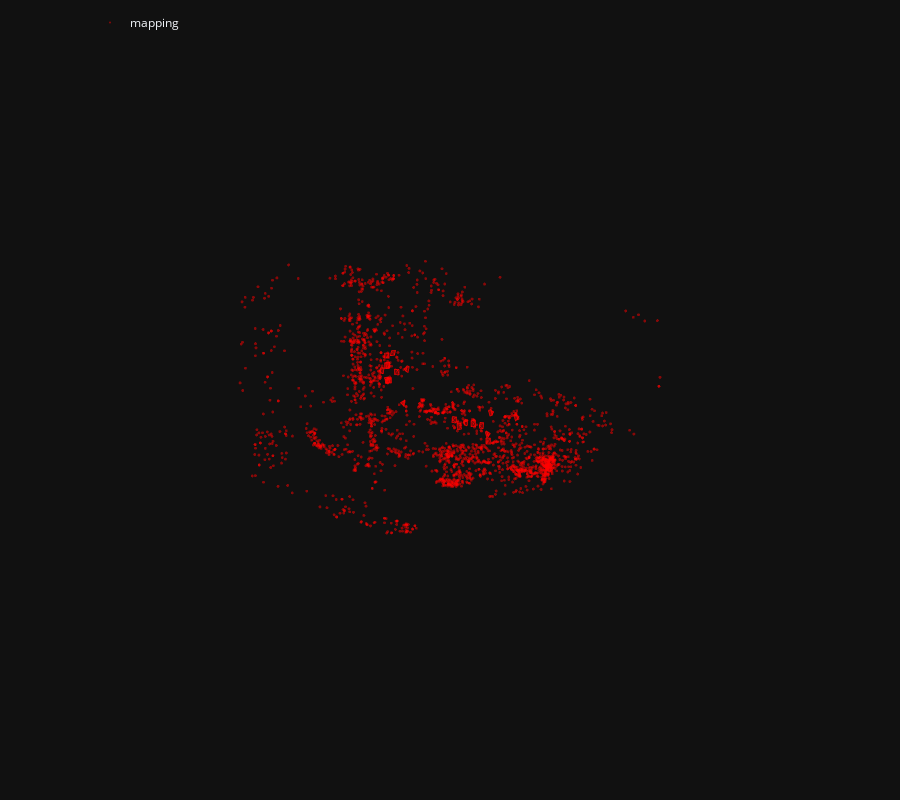

Here is the notebook cell this chart was saved with:
### Code cell
fig = viz_3d.init_figure()
viz_3d.plot_reconstruction(fig, reference_sfm, color='rgba(255,0,0,0.5)', name="mapping")
fig.show()

### Figure 1 — Plotly figure (JSON) as saved in the notebook; plotly's stock layout.template omitted (floating-point values rounded to 4 significant figures; data arrays with more than 128 entries replaced by an {"elided": "..."} marker saying what was removed)
{"data": [{"legendgroup": "mapping", "marker": {"color": "rgba(255,0,0,0.5)", "line": {"width": 0}, "size": 1}, "mode": "markers", "name": "mapping", "type": "scatter3d", "x": {"elided": "2068 float values"}, "y": {"elided": "2068 float values"}, "z": {"elided": "2068 float values"}}, {"legendgroup": "mapping", "line": {"color": "rgba(255,0,0,0.5)"}, "marker": {"size": 0.0001}, "name": "31", "showlegend": false, "type": "scatter3d", "x": [1.956, 2.102, 2.103, 1.956, 1.956], "y": [1.099, 1.098, 1.293, 1.293, 1.099], "z": [-6.514, -6.516, -6.531, -6.529, -6.514]}, {"color": "rgba(255,0,0,0.5)", "i": [0, 0, 0, 0], "j": [1, 2, 3, 4], "k": [2, 3, 4, 1], "legendgroup": "mapping", "name": "31", "showlegend": false, "type": "mesh3d", "x": [2.028, 1.956, 2.102, 2.103, 1.956, 1.956], "y": [1.185, 1.099, 1.098, 1.293, 1.293, 1.099], "z": [-6.658, -6.514, -6.516, -6.531, -6.529, -6.514]}, {"legendgroup": "mapping", "line": {"color": "rgba(255,0,0,0.5)", "width": 1}, "mode": "lines", "name": "31", "showlegend": false, "type": "scatter3d", "x": [2.028, 1.956, 2.102, 2.028, 2.102, 2.103, 2.028, 2.103, 1.956, 2.028, 1.956, 1.956], "y": [1.185, 1.099, 1.098, 1.185, 1.098, 1.293, 1.185, 1.293, 1.293, 1.185, 1.293, 1.099], "z": [-6.658, -6.514, -6.516, -6.658, -6.516, -6.531, -6.658, -6.531, -6.529, -6.658, -6.529, -6.514]}, {"legendgroup": "mapping", "line": {"color": "rgba(255,0,0,0.5)"}, "marker": {"size": 0.0001}, "name": "29", "showlegend": false, "type": "scatter3d", "x": [2.035, 2.111, 2.161, 2.086, 2.035], "y": [0.2904, 0.2727, 0.4613, 0.479, 0.2904], "z": [-4.652, -4.527, -4.531, -4.655, -4.652]}, {"color": "rgba(255,0,0,0.5)", "i": [0, 0, 0, 0], "j": [1, 2, 3, 4], "k": [2, 3, 4, 1], "legendgroup": "mapping", "name": "29", "showlegend": false, "type": "mesh3d", "x": [2.209, 2.035, 2.111, 2.161, 2.086, 2.035], "y": [0.3446, 0.2904, 0.2727, 0.4613, 0.479, 0.2904], "z": [-4.663, -4.652, -4.527, -4.531, -4.655, -4.652]}, {"legendgroup": "mapping", "line": {"color": "rgba(255,0,0,0.5)", "width": 1}, "mode": "lines", "name": "29", "showlegend": false, "type": "scatter3d", "x": [2.209, 2.035, 2.111, 2.209, 2.111, 2.161, 2.209, 2.161, 2.086, 2.209, 2.086, 2.035], "y": [0.3446, 0.2904, 0.2727, 0.3446, 0.2727, 0.4613, 0.3446, 0.4613, 0.479, 0.3446, 0.479, 0.2904], "z": [-4.663, -4.652, -4.527, -4.663, -4.527, -4.531, -4.663, -4.531, -4.655, -4.663, -4.655, -4.652]}, {"legendgroup": "mapping", "line": {"color": "rgba(255,0,0,0.5)"}, "marker": {"size": 0.0001}, "name": "28", "showlegend": false, "type": "scatter3d", "x": [1.934, 1.981, 2.034, 1.987, 1.934], "y": [0.9879, 0.9626, 1.15, 1.175, 0.9879], "z": [-4.752, -4.616, -4.6, -4.736, -4.752]}, {"color": "rgba(255,0,0,0.5)", "i": [0, 0, 0, 0], "j": [1, 2, 3, 4], "k": [2, 3, 4, 1], "legendgroup": "mapping", "name": "28", "showlegend": false, "type": "mesh3d", "x": [2.107, 1.934, 1.981, 2.034, 1.987, 1.934], "y": [1.038, 0.9879, 0.9626, 1.15, 1.175, 0.9879], "z": [-4.724, -4.752, -4.616, -4.6, -4.736, -4.752]}, {"legendgroup": "mapping", "line": {"color": "rgba(255,0,0,0.5)", "width": 1}, "mode": "lines", "name": "28", "showlegend": false, "type": "scatter3d", "x": [2.107, 1.934, 1.981, 2.107, 1.981, 2.034, 2.107, 2.034, 1.987, 2.107, 1.987, 1.934], "y": [1.038, 0.9879, 0.9626, 1.038, 0.9626, 1.15, 1.038, 1.15, 1.175, 1.038, 1.175, 0.9879], "z": [-4.724, -4.752, -4.616, -4.724, -4.616, -4.6, -4.724, -4.6, -4.736, -4.724, -4.736, -4.752]}, {"legendgroup": "mapping", "line": {"color": "rgba(255,0,0,0.5)"}, "marker": {"size": 0.0001}, "name": "27", "showlegend": false, "type": "scatter3d", "x": [1.771, 1.886, 1.866, 1.751, 1.771], "y": [0.7179, 0.7329, 0.927, 0.9121, 0.7179], "z": [-3.838, -3.928, -3.921, -3.831, -3.838]}, {"color": "rgba(255,0,0,0.5)", "i": [0, 0, 0, 0], "j": [1, 2, 3, 4], "k": [2, 3, 4, 1], "legendgroup": "mapping", "name": "27", "showlegend": false, "type": "mesh3d", "x": [1.736, 1.771, 1.886, 1.866, 1.751, 1.771], "y": [0.8176, 0.7179, 0.7329, 0.927, 0.9121, 0.7179], "z": [-3.986, -3.838, -3.928, -3.921, -3.831, -3.838]}, {"legendgroup": "mapping", "line": {"color": "rgba(255,0,0,0.5)", "width": 1}, "mode": "lines", "name": "27", "showlegend": false, "type": "scatter3d", "x": [1.736, 1.771, 1.886, 1.736, 1.886, 1.866, 1.736, 1.866, 1.751, 1.736, 1.751, 1.771], "y": [0.8176, 0.7179, 0.7329, 0.8176, 0.7329, 0.927, 0.8176, 0.927, 0.9121, 0.8176, 0.9121, 0.7179], "z": [-3.986, -3.838, -3.928, -3.986, -3.928, -3.921, -3.986, -3.921, -3.831, -3.986, -3.831, -3.838]}, {"legendgroup": "mapping", "line": {"color": "rgba(255,0,0,0.5)"}, "marker": {"size": 0.0001}, "name": "26", "showlegend": false, "type": "scatter3d", "x": [1.48, 1.626, 1.626, 1.48, 1.48], "y": [0.6755, 0.6756, 0.8709, 0.8708, 0.6755], "z": [-3.682, -3.683, -3.684, -3.683, -3.682]}, {"color": "rgba(255,0,0,0.5)", "i": [0, 0, 0, 0], "j": [1, 2, 3, 4], "k": [2, 3, 4, 1], "legendgroup": "mapping", "name": "26", "showlegend": false, "type": "mesh3d", "x": [1.552, 1.48, 1.626, 1.626, 1.48, 1.48], "y": [0.7725, 0.6755, 0.6756, 0.8709, 0.8708, 0.6755], "z": [-3.819, -3.682, -3.683, -3.684, -3.683, -3.682]}, {"legendgroup": "mapping", "line": {"color": "rgba(255,0,0,0.5)", "width": 1}, "mode": "lines", "name": "26", "showlegend": false, "type": "scatter3d", "x": [1.552, 1.48, 1.626, 1.552, 1.626, 1.626, 1.552, 1.626, 1.48, 1.552, 1.48, 1.48], "y": [0.7725, 0.6755, 0.6756, 0.7725, 0.6756, 0.8709, 0.7725, 0.8709, 0.8708, 0.7725, 0.8708, 0.6755], "z": [-3.819, -3.682, -3.683, -3.819, -3.683, -3.684, -3.819, -3.684, -3.683, -3.819, -3.683, -3.682]}, {"legendgroup": "mapping", "line": {"color": "rgba(255,0,0,0.5)"}, "marker": {"size": 0.0001}, "name": "25", "showlegend": false, "type": "scatter3d", "x": [1.019, 1.14, 1.167, 1.046, 1.019], "y": [0.7591, 0.7413, 0.9348, 0.9526, 0.7591], "z": [-4.047, -3.966, -3.964, -4.044, -4.047]}, {"color": "rgba(255,0,0,0.5)", "i": [0, 0, 0, 0], "j": [1, 2, 3, 4], "k": [2, 3, 4, 1], "legendgroup": "mapping", "name": "25", "showlegend": false, "type": "mesh3d", "x": [1.167, 1.019, 1.14, 1.167, 1.046, 1.019], "y": [0.8384, 0.7591, 0.7413, 0.9348, 0.9526, 0.7591], "z": [-4.119, -4.047, -3.966, -3.964, -4.044, -4.047]}, {"legendgroup": "mapping", "line": {"color": "rgba(255,0,0,0.5)", "width": 1}, "mode": "lines", "name": "25", "showlegend": false, "type": "scatter3d", "x": [1.167, 1.019, 1.14, 1.167, 1.14, 1.167, 1.167, 1.167, 1.046, 1.167, 1.046, 1.019], "y": [0.8384, 0.7591, 0.7413, 0.8384, 0.7413, 0.9348, 0.8384, 0.9348, 0.9526, 0.8384, 0.9526, 0.7591], "z": [-4.119, -4.047, -3.966, -4.119, -3.966, -3.964, -4.119, -3.964, -4.044, -4.119, -4.044, -4.047]}, {"legendgroup": "mapping", "line": {"color": "rgba(255,0,0,0.5)"}, "marker": {"size": 0.0001}, "name": "30", "showlegend": false, "type": "scatter3d", "x": [2.854, 2.931, 2.989, 2.913, 2.854], "y": [0.5185, 0.483, 0.6685, 0.704, 0.5185], "z": [-3.264, -3.144, -3.127, -3.246, -3.264]}, {"color": "rgba(255,0,0,0.5)", "i": [0, 0, 0, 0], "j": [1, 2, 3, 4], "k": [2, 3, 4, 1], "legendgroup": "mapping", "name": "30", "showlegend": false, "type": "mesh3d", "x": [3.03, 2.854, 2.931, 2.989, 2.913, 2.854], "y": [0.5667, 0.5185, 0.483, 0.6685, 0.704, 0.5185], "z": [-3.273, -3.264, -3.144, -3.127, -3.246, -3.264]}, {"legendgroup": "mapping", "line": {"color": "rgba(255,0,0,0.5)", "width": 1}, "mode": "lines", "name": "30", "showlegend": false, "type": "scatter3d", "x": [3.03, 2.854, 2.931, 3.03, 2.931, 2.989, 3.03, 2.989, 2.913, 3.03, 2.913, 2.854], "y": [0.5667, 0.5185, 0.483, 0.5667, 0.483, 0.6685, 0.5667, 0.6685, 0.704, 0.5667, 0.704, 0.5185], "z": [-3.273, -3.264, -3.144, -3.273, -3.144, -3.127, -3.273, -3.127, -3.246, -3.273, -3.246, -3.264]}, {"legendgroup": "mapping", "line": {"color": "rgba(255,0,0,0.5)"}, "marker": {"size": 0.0001}, "name": "1", "showlegend": false, "type": "scatter3d", "x": [-1.431, -1.337, -1.361, -1.456, -1.431], "y": [-0.6518, -0.6298, -0.4368, -0.4588, -0.6518], "z": [4.469, 4.359, 4.376, 4.486, 4.469]}, {"color": "rgba(255,0,0,0.5)", "i": [0, 0, 0, 0], "j": [1, 2, 3, 4], "k": [2, 3, 4, 1], "legendgroup": "mapping", "name": "1", "showlegend": false, "type": "mesh3d", "x": [-1.499, -1.431, -1.337, -1.361, -1.456, -1.431], "y": [-0.5493, -0.6518, -0.6298, -0.4368, -0.4588, -0.6518], "z": [4.333, 4.469, 4.359, 4.376, 4.486, 4.469]}, {"legendgroup": "mapping", "line": {"color": "rgba(255,0,0,0.5)", "width": 1}, "mode": "lines", "name": "1", "showlegend": false, "type": "scatter3d", "x": [-1.499, -1.431, -1.337, -1.499, -1.337, -1.361, -1.499, -1.361, -1.456, -1.499, -1.456, -1.431], "y": [-0.5493, -0.6518, -0.6298, -0.5493, -0.6298, -0.4368, -0.5493, -0.4368, -0.4588, -0.5493, -0.4588, -0.6518], "z": [4.333, 4.469, 4.359, 4.333, 4.359, 4.376, 4.333, 4.376, 4.486, 4.333, 4.486, 4.469]}, {"legendgroup": "mapping", "line": {"color": "rgba(255,0,0,0.5)"}, "marker": {"size": 0.0001}, "name": "3", "showlegend": false, "type": "scatter3d", "x": [-1.209, -1.114, -1.202, -1.297, -1.209], "y": [-0.2897, -0.2678, -0.09844, -0.1204, -0.2897], "z": [4.666, 4.557, 4.515, 4.624, 4.666]}, {"color": "rgba(255,0,0,0.5)", "i": [0, 0, 0, 0], "j": [1, 2, 3, 4], "k": [2, 3, 4, 1], "legendgroup": "mapping", "name": "3", "showlegend": false, "type": "mesh3d", "x": [-1.289, -1.209, -1.114, -1.202, -1.297, -1.209], "y": [-0.2586, -0.2897, -0.2678, -0.09844, -0.1204, -0.2897], "z": [4.505, 4.666, 4.557, 4.515, 4.624, 4.666]}, {"legendgroup": "mapping", "line": {"color": "rgba(255,0,0,0.5)", "width": 1}, "mode": "lines", "name": "3", "showlegend": false, "type": "scatter3d", "x": [-1.289, -1.209, -1.114, -1.289, -1.114, -1.202, -1.289, -1.202, -1.297, -1.289, -1.297, -1.209], "y": [-0.2586, -0.2897, -0.2678, -0.2586, -0.2678, -0.09844, -0.2586, -0.09844, -0.1204, -0.2586, -0.1204, -0.2897], "z": [4.505, 4.666, 4.557, 4.505, 4.557, 4.515, 4.505, 4.515, 4.624, 4.505, 4.624, 4.666]}, {"legendgroup": "mapping", "line": {"color": "rgba(255,0,0,0.5)"}, "marker": {"size": 0.0001}, "name": "4", "showlegend": false, "type": "scatter3d", "x": [-1.312, -1.167, -1.168, -1.314, -1.312], "y": [-0.8041, -0.8016, -0.607, -0.6096, -0.8041], "z": [4.349, 4.335, 4.351, 4.366, 4.349]}, {"color": "rgba(255,0,0,0.5)", "i": [0, 0, 0, 0], "j": [1, 2, 3, 4], "k": [2, 3, 4, 1], "legendgroup": "mapping", "name": "4", "showlegend": false, "type": "mesh3d", "x": [-1.254, -1.312, -1.167, -1.168, -1.314, -1.312], "y": [-0.6941, -0.8041, -0.8016, -0.607, -0.6096, -0.8041], "z": [4.216, 4.349, 4.335, 4.351, 4.366, 4.349]}, {"legendgroup": "mapping", "line": {"color": "rgba(255,0,0,0.5)", "width": 1}, "mode": "lines", "name": "4", "showlegend": false, "type": "scatter3d", "x": [-1.254, -1.312, -1.167, -1.254, -1.167, -1.168, -1.254, -1.168, -1.314, -1.254, -1.314, -1.312], "y": [-0.6941, -0.8041, -0.8016, -0.6941, -0.8016, -0.607, -0.6941, -0.607, -0.6096, -0.6941, -0.6096, -0.8041], "z": [4.216, 4.349, 4.335, 4.216, 4.335, 4.351, 4.216, 4.351, 4.366, 4.216, 4.366, 4.349]}, {"legendgroup": "mapping", "line": {"color": "rgba(255,0,0,0.5)"}, "marker": {"size": 0.0001}, "name": "5", "showlegend": false, "type": "scatter3d", "x": [-1.318, -1.172, -1.169, -1.315, -1.318], "y": [-1.127, -1.124, -0.9528, -0.9557, -1.127], "z": [4.038, 4.028, 4.122, 4.132, 4.038]}, {"color": "rgba(255,0,0,0.5)", "i": [0, 0, 0, 0], "j": [1, 2, 3, 4], "k": [2, 3, 4, 1], "legendgroup": "mapping", "name": "5", "showlegend": false, "type": "mesh3d", "x": [-1.252, -1.318, -1.172, -1.169, -1.315, -1.318], "y": [-0.9742, -1.127, -1.124, -0.9528, -0.9557, -1.127], "z": [3.962, 4.038, 4.028, 4.122, 4.132, 4.038]}, {"legendgroup": "mapping", "line": {"color": "rgba(255,0,0,0.5)", "width": 1}, "mode": "lines", "name": "5", "showlegend": false, "type": "scatter3d", "x": [-1.252, -1.318, -1.172, -1.252, -1.172, -1.169, -1.252, -1.169, -1.315, -1.252, -1.315, -1.318], "y": [-0.9742, -1.127, -1.124, -0.9742, -1.124, -0.9528, -0.9742, -0.9528, -0.9557, -0.9742, -0.9557, -1.127], "z": [3.962, 4.038, 4.028, 3.962, 4.028, 4.122, 3.962, 4.122, 4.132, 3.962, 4.132, 4.038]}, {"legendgroup": "mapping", "line": {"color": "rgba(255,0,0,0.5)"}, "marker": {"size": 0.0001}, "name": "6", "showlegend": false, "type": "scatter3d", "x": [-1.24, -1.094, -1.103, -1.249, -1.24], "y": [-0.3033, -0.3013, -0.1272, -0.1292, -0.3033], "z": [4.677, 4.666, 4.578, 4.589, 4.677]}, {"color": "rgba(255,0,0,0.5)", "i": [0, 0, 0, 0], "j": [1, 2, 3, 4], "k": [2, 3, 4, 1], "legendgroup": "mapping", "name": "6", "showlegend": false, "type": "mesh3d", "x": [-1.18, -1.24, -1.094, -1.103, -1.249, -1.24], "y": [-0.2768, -0.3033, -0.3013, -0.1272, -0.1292, -0.3033], "z": [4.507, 4.677, 4.666, 4.578, 4.589, 4.677]}, {"legendgroup": "mapping", "line": {"color": "rgba(255,0,0,0.5)", "width": 1}, "mode": "lines", "name": "6", "showlegend": false, "type": "scatter3d", "x": [-1.18, -1.24, -1.094, -1.18, -1.094, -1.103, -1.18, -1.103, -1.249, -1.18, -1.249, -1.24], "y": [-0.2768, -0.3033, -0.3013, -0.2768, -0.3013, -0.1272, -0.2768, -0.1272, -0.1292, -0.2768, -0.1292, -0.3033], "z": [4.507, 4.677, 4.666, 4.507, 4.666, 4.578, 4.507, 4.578, 4.589, 4.507, 4.589, 4.677]}, {"legendgroup": "mapping", "line": {"color": "rgba(255,0,0,0.5)"}, "marker": {"size": 0.0001}, "name": "7", "showlegend": false, "type": "scatter3d", "x": [-1.277, -1.153, -1.145, -1.27, -1.277], "y": [-0.8038, -0.817, -0.6231, -0.6099, -0.8038], "z": [4.364, 4.441, 4.462, 4.386, 4.364]}, {"color": "rgba(255,0,0,0.5)", "i": [0, 0, 0, 0], "j": [1, 2, 3, 4], "k": [2, 3, 4, 1], "legendgroup": "mapping", "name": "7", "showlegend": false, "type": "mesh3d", "x": [-1.139, -1.277, -1.153, -1.145, -1.27, -1.277], "y": [-0.7032, -0.8038, -0.817, -0.6231, -0.6099, -0.8038], "z": [4.298, 4.364, 4.441, 4.462, 4.386, 4.364]}, {"legendgroup": "mapping", "line": {"color": "rgba(255,0,0,0.5)", "width": 1}, "mode": "lines", "name": "7", "showlegend": false, "type": "scatter3d", "x": [-1.139, -1.277, -1.153, -1.139, -1.153, -1.145, -1.139, -1.145, -1.27, -1.139, -1.27, -1.277], "y": [-0.7032, -0.8038, -0.817, -0.7032, -0.817, -0.6231, -0.7032, -0.6231, -0.6099, -0.7032, -0.6099, -0.8038], "z": [4.298, 4.364, 4.441, 4.298, 4.441, 4.462, 4.298, 4.462, 4.386, 4.298, 4.386, 4.364]}, {"legendgroup": "mapping", "line": {"color": "rgba(255,0,0,0.5)"}, "marker": {"size": 0.0001}, "name": "8", "showlegend": false, "type": "scatter3d", "x": [-1.092, -0.9651, -1.009, -1.136, -1.092], "y": [-1.202, -1.212, -1.049, -1.039, -1.202], "z": [4.024, 4.096, 4.194, 4.122, 4.024]}, {"color": "rgba(255,0,0,0.5)", "i": [0, 0, 0, 0], "j": [1, 2, 3, 4], "k": [2, 3, 4, 1], "legendgroup": "mapping", "name": "8", "showlegend": false, "type": "mesh3d", "x": [-0.9902, -1.092, -0.9651, -1.009, -1.136, -1.092], "y": [-1.051, -1.202, -1.212, -1.049, -1.039, -1.202], "z": [4.013, 4.024, 4.096, 4.194, 4.122, 4.024]}, {"legendgroup": "mapping", "line": {"color": "rgba(255,0,0,0.5)", "width": 1}, "mode": "lines", "name": "8", "showlegend": false, "type": "scatter3d", "x": [-0.9902, -1.092, -0.9651, -0.9902, -0.9651, -1.009, -0.9902, -1.009, -1.136, -0.9902, -1.136, -1.092], "y": [-1.051, -1.202, -1.212, -1.051, -1.212, -1.049, -1.051, -1.049, -1.039, -1.051, -1.039, -1.202], "z": [4.013, 4.024, 4.096, 4.013, 4.096, 4.194, 4.013, 4.194, 4.122, 4.013, 4.122, 4.024]}, {"legendgroup": "mapping", "line": {"color": "rgba(255,0,0,0.5)"}, "marker": {"size": 0.0001}, "name": "21", "showlegend": false, "type": "scatter3d", "x": [-0.5901, -0.5217, -0.5586, -0.627, -0.5901], "y": [-0.7158, -0.6883, -0.4977, -0.5252, -0.7158], "z": [4.087, 3.96, 3.982, 4.108, 4.087]}, {"color": "rgba(255,0,0,0.5)", "i": [0, 0, 0, 0], "j": [1, 2, 3, 4], "k": [2, 3, 4, 1], "legendgroup": "mapping", "name": "21", "showlegend": false, "type": "mesh3d", "x": [-0.6916, -0.5901, -0.5217, -0.5586, -0.627, -0.5901], "y": [-0.6219, -0.7158, -0.6883, -0.4977, -0.5252, -0.7158], "z": [3.968, 4.087, 3.96, 3.982, 4.108, 4.087]}, {"legendgroup": "mapping", "line": {"color": "rgba(255,0,0,0.5)", "width": 1}, "mode": "lines", "name": "21", "showlegend": false, "type": "scatter3d", "x": [-0.6916, -0.5901, -0.5217, -0.6916, -0.5217, -0.5586, -0.6916, -0.5586, -0.627, -0.6916, -0.627, -0.5901], "y": [-0.6219, -0.7158, -0.6883, -0.6219, -0.6883, -0.4977, -0.6219, -0.4977, -0.5252, -0.6219, -0.5252, -0.7158], "z": [3.968, 4.087, 3.96, 3.968, 3.96, 3.982, 3.968, 3.982, 4.108, 3.968, 4.108, 4.087]}, {"legendgroup": "mapping", "line": {"color": "rgba(255,0,0,0.5)"}, "marker": {"size": 0.0001}, "name": "9", "showlegend": false, "type": "scatter3d", "x": [-1.326, -1.197, -1.14, -1.269, -1.326], "y": [-0.3021, -0.3141, -0.1439, -0.1319, -0.3021], "z": [4.668, 4.737, 4.659, 4.591, 4.668]}, {"color": "rgba(255,0,0,0.5)", "i": [0, 0, 0, 0], "j": [1, 2, 3, 4], "k": [2, 3, 4, 1], "legendgroup": "mapping", "name": "9", "showlegend": false, "type": "mesh3d", "x": [-1.182, -1.326, -1.197, -1.14, -1.269, -1.326], "y": [-0.2887, -0.3021, -0.3141, -0.1439, -0.1319, -0.3021], "z": [4.556, 4.668, 4.737, 4.659, 4.591, 4.668]}, {"legendgroup": "mapping", "line": {"color": "rgba(255,0,0,0.5)", "width": 1}, "mode": "lines", "name": "9", "showlegend": false, "type": "scatter3d", "x": [-1.182, -1.326, -1.197, -1.182, -1.197, -1.14, -1.182, -1.14, -1.269, -1.182, -1.269, -1.326], "y": [-0.2887, -0.3021, -0.3141, -0.2887, -0.3141, -0.1439, -0.2887, -0.1439, -0.1319, -0.2887, -0.1319, -0.3021], "z": [4.556, 4.668, 4.737, 4.556, 4.737, 4.659, 4.556, 4.659, 4.591, 4.556, 4.591, 4.668]}, {"legendgroup": "mapping", "line": {"color": "rgba(255,0,0,0.5)"}, "marker": {"size": 0.0001}, "name": "22", "showlegend": false, "type": "scatter3d", "x": [1.283, 1.374, 1.35, 1.259, 1.283], "y": [0.6256, 0.6474, 0.8403, 0.8186, 0.6256], "z": [-3.672, -3.784, -3.767, -3.654, -3.672]}, {"color": "rgba(255,0,0,0.5)", "i": [0, 0, 0, 0], "j": [1, 2, 3, 4], "k": [2, 3, 4, 1], "legendgroup": "mapping", "name": "22", "showlegend": false, "type": "mesh3d", "x": [1.212, 1.283, 1.374, 1.35, 1.259, 1.283], "y": [0.7275, 0.6256, 0.6474, 0.8403, 0.8186, 0.6256], "z": [-3.806, -3.672, -3.784, -3.767, -3.654, -3.672]}, {"legendgroup": "mapping", "line": {"color": "rgba(255,0,0,0.5)", "width": 1}, "mode": "lines", "name": "22", "showlegend": false, "type": "scatter3d", "x": [1.212, 1.283, 1.374, 1.212, 1.374, 1.35, 1.212, 1.35, 1.259, 1.212, 1.259, 1.283], "y": [0.7275, 0.6256, 0.6474, 0.7275, 0.6474, 0.8403, 0.7275, 0.8403, 0.8186, 0.7275, 0.8186, 0.6256], "z": [-3.806, -3.672, -3.784, -3.806, -3.784, -3.767, -3.806, -3.767, -3.654, -3.806, -3.654, -3.672]}, {"legendgroup": "mapping", "line": {"color": "rgba(255,0,0,0.5)"}, "marker": {"size": 0.0001}, "name": "13", "showlegend": false, "type": "scatter3d", "x": [-0.8514, -0.9952, -0.9929, -0.8491, -0.8514], "y": [-0.6276, -0.6367, -0.4565, -0.4473, -0.6276], "z": [3.374, 3.401, 3.476, 3.45, 3.374]}, {"color": "rgba(255,0,0,0.5)", "i": [0, 0, 0, 0], "j": [1, 2, 3, 4], "k": [2, 3, 4, 1], "legendgroup": "mapping", "name": "13", "showlegend": false, "type": "mesh3d", "x": [-0.8963, -0.8514, -0.9952, -0.9929, -0.8491, -0.8514], "y": [-0.5936, -0.6276, -0.6367, -0.4565, -0.4473, -0.6276], "z": [3.548, 3.374, 3.401, 3.476, 3.45, 3.374]}, {"legendgroup": "mapping", "line": {"color": "rgba(255,0,0,0.5)", "width": 1}, "mode": "lines", "name": "13", "showlegend": false, "type": "scatter3d", "x": [-0.8963, -0.8514, -0.9952, -0.8963, -0.9952, -0.9929, -0.8963, -0.9929, -0.8491, -0.8963, -0.8491, -0.8514], "y": [-0.5936, -0.6276, -0.6367, -0.5936, -0.6367, -0.4565, -0.5936, -0.4565, -0.4473, -0.5936, -0.4473, -0.6276], "z": [3.548, 3.374, 3.401, 3.548, 3.401, 3.476, 3.548, 3.476, 3.45, 3.548, 3.45, 3.374]}, {"legendgroup": "mapping", "line": {"color": "rgba(255,0,0,0.5)"}, "marker": {"size": 0.0001}, "name": "23", "showlegend": false, "type": "scatter3d", "x": [0.8706, 1.008, 0.9938, 0.8562, 0.8706], "y": [0.5505, 0.563, 0.7576, 0.7451, 0.5505], "z": [-3.516, -3.564, -3.555, -3.506, -3.516]}, {"color": "rgba(255,0,0,0.5)", "i": [0, 0, 0, 0], "j": [1, 2, 3, 4], "k": [2, 3, 4, 1], "legendgroup": "mapping", "name": "23", "showlegend": false, "type": "mesh3d", "x": [0.8867, 0.8706, 1.008, 0.9938, 0.8562, 0.8706], "y": [0.6567, 0.5505, 0.563, 0.7576, 0.7451, 0.5505], "z": [-3.663, -3.516, -3.564, -3.555, -3.506, -3.516]}, {"legendgroup": "mapping", "line": {"color": "rgba(255,0,0,0.5)", "width": 1}, "mode": "lines", "name": "23", "showlegend": false, "type": "scatter3d", "x": [0.8867, 0.8706, 1.008, 0.8867, 1.008, 0.9938, 0.8867, 0.9938, 0.8562, 0.8867, 0.8562, 0.8706], "y": [0.6567, 0.5505, 0.563, 0.6567, 0.563, 0.7576, 0.6567, 0.7576, 0.7451, 0.6567, 0.7451, 0.5505], "z": [-3.663, -3.516, -3.564, -3.663, -3.564, -3.555, -3.663, -3.555, -3.506, -3.663, -3.506, -3.516]}, {"legendgroup": "mapping", "line": {"color": "rgba(255,0,0,0.5)"}, "marker": {"size": 0.0001}, "name": "24", "showlegend": false, "type": "scatter3d", "x": [-0.6726, -0.6531, -0.6879, -0.7075, -0.6726], "y": [0.1507, 0.1744, 0.3647, 0.341, 0.1507], "z": [-0.7105, -0.8537, -0.8269, -0.6837, -0.7105]}, {"color": "rgba(255,0,0,0.5)", "i": [0, 0, 0, 0], "j": [1, 2, 3, 4], "k": [2, 3, 4, 1], "legendgroup": "mapping", "name": "24", "showlegend": false, "type": "mesh3d", "x": [-0.8126, -0.6726, -0.6531, -0.6879, -0.7075, -0.6726], "y": [0.2365, 0.1507, 0.1744, 0.3647, 0.341, 0.1507], "z": [-0.7903, -0.7105, -0.8537, -0.8269, -0.6837, -0.7105]}, {"legendgroup": "mapping", "line": {"color": "rgba(255,0,0,0.5)", "width": 1}, "mode": "lines", "name": "24", "showlegend": false, "type": "scatter3d", "x": [-0.8126, -0.6726, -0.6531, -0.8126, -0.6531, -0.6879, -0.8126, -0.6879, -0.7075, -0.8126, -0.7075, -0.6726], "y": [0.2365, 0.1507, 0.1744, 0.2365, 0.1744, 0.3647, 0.2365, 0.3647, 0.341, 0.2365, 0.341, 0.1507], "z": [-0.7903, -0.7105, -0.8537, -0.7903, -0.8537, -0.8269, -0.7903, -0.8269, -0.6837, -0.7903, -0.6837, -0.7105]}], "layout": {"height": 800, "legend": {"orientation": "h", "x": 0.1, "xanchor": "left", "y": 0.99, "yanchor": "top"}, "margin": {"b": 0, "l": 0, "pad": 0, "r": 0, "t": 0}, "scene": {"aspectmode": "data", "camera": {"eye": {"x": 0, "y": -0.1, "z": -2}, "projection": {"type": "orthographic"}, "up": {"x": 0, "y": -1, "z": 0}}, "dragmode": "orbit", "xaxis": {"autorange": true, "showbackground": false, "showgrid": false, "showline": false, "showticklabels": true, "visible": false}, "yaxis": {"autorange": true, "showbackground": false, "showgrid": false, "showline": false, "showticklabels": true, "visible": false}, "zaxis": {"autorange": true, "showbackground": false, "showgrid": false, "showline": false, "showticklabels": true, "visible": false}}}}
